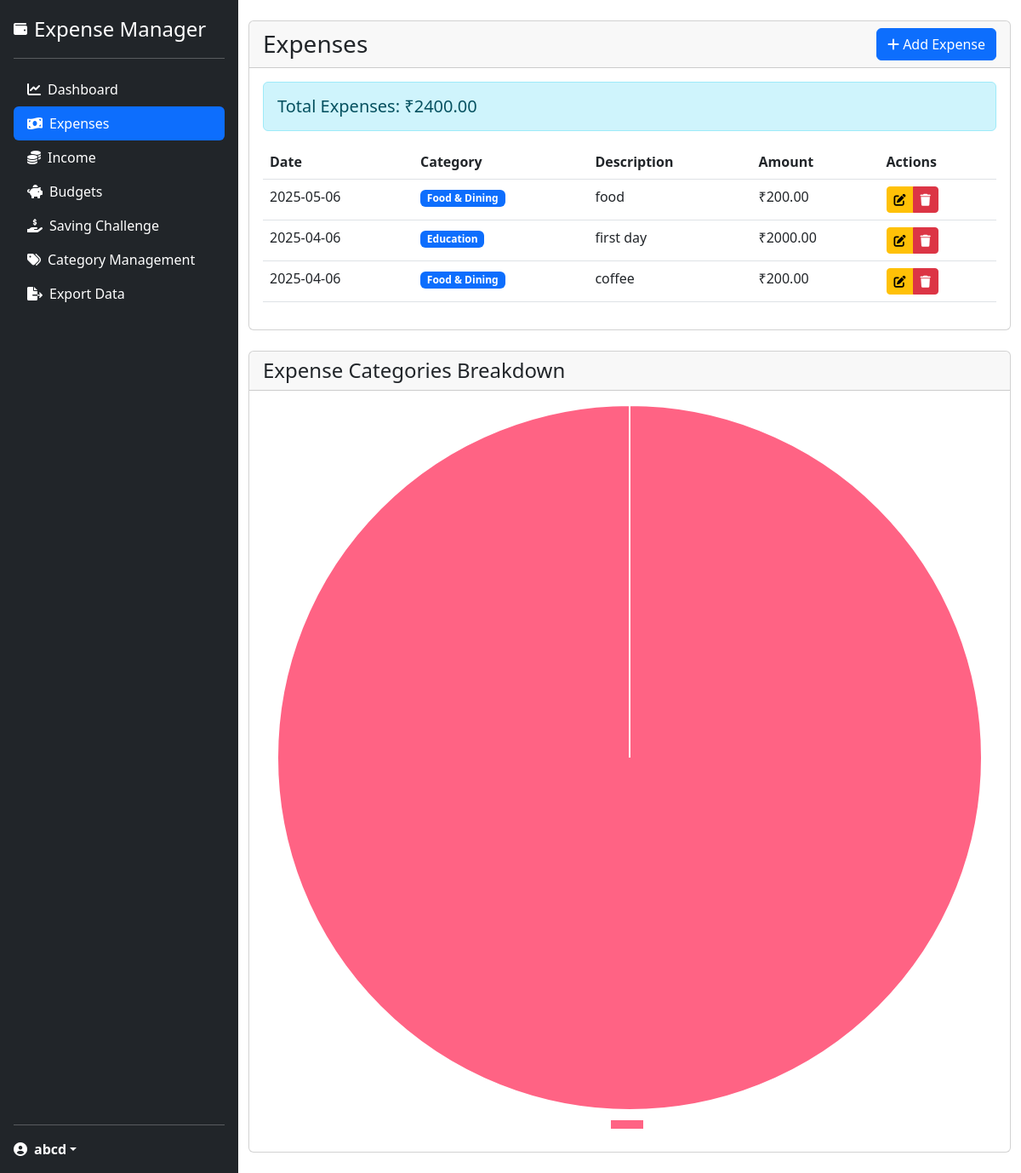
Page /expense/expenses (signed in) on the committed database.
### models.py (models this page shows, shortened)
class User(UserMixin, db.Model):
    id = db.Column(db.Integer, primary_key=True)
    username = db.Column(db.String(80), unique=True, nullable=False)
    email = db.Column(db.String(120), unique=True, nullable=False)
    password_hash = db.Column(db.String(128))
    expenses = db.relationship('Expense', backref='user', lazy=True)
    expense_categories = db.relationship('ExpenseCategory', backref='user', lazy=True)
    incomes = db.relationship('Income', backref='user', lazy=True)
    budgets = db.relationship('Budget', backref='user', lazy=True)
    savings_challenges = db.relationship('SavingsChallenge', backref='user', lazy=True)
    recurring_expenses = db.relationship('RecurringExpense', backref='user', lazy=True)
    expense_streaks = db.relationship('ExpenseStreak', backref='user', lazy=True)

class Expense(db.Model):
    id = db.Column(db.Integer, primary_key=True)
    amount = db.Column(db.Float, nullable=False)
    category_id = db.Column(db.Integer, db.ForeignKey('expense_category.id'), nullable=False)
    description = db.Column(db.String(200))
    date = db.Column(db.DateTime, nullable=False, default=datetime.utcnow)
    user_id = db.Column(db.Integer, db.ForeignKey('user.id'), nullable=False)

class ExpenseCategory(db.Model):
    id = db.Column(db.Integer, primary_key=True)
    name = db.Column(db.String(50), nullable=False)
    description = db.Column(db.String(200))
    is_default = db.Column(db.Boolean, default=False)
    user_id = db.Column(db.Integer, db.ForeignKey('user.id'), nullable=False)
    expenses = db.relationship('Expense', backref='category_info', lazy=True)

### expenses.py (the view)
@expenses.route('/expenses')
@login_required
def list_expenses():
    expenses = Expense.query.filter_by(user_id=current_user.id).order_by(Expense.date.desc()).all()
    total_expenses = sum(expense.amount for expense in expenses)
    return render_template('expenses/list.html', expenses=expenses, total_expenses=total_expenses)

### app.py (called while the page is built)
@login_manager.user_loader
def load_user(user_id):
    return User.query.get(int(user_id))

### templates/expenses/list.html (shortened to what this page needs)
{% extends "base.html" %}
{% block content %}
<div class="card">
    <div class="card-header d-flex justify-content-between align-items-center">
        <h3 class="mb-0">Expenses</h3>
        <a href="{{ url_for('expenses.add_expense') }}" class="btn btn-primary">
            <i class="fas fa-plus"></i> Add Expense
        </a>
    </div>
    <div class="card-body">
        <div class="alert alert-info">
            <h5 class="mb-0">Total Expenses: ₹{{ "%.2f"|format(total_expenses) }}</h5>
        </div>
        {% if expenses %}
        <div class="table-responsive">
            <table class="table table-hover">
                <thead>
                    <tr>
                        <th>Date</th>
                        <th>Category</th>
                        <th>Description</th>
                        <th>Amount</th>
                        <th>Actions</th>
                    </tr>
                </thead>
                <tbody>
                    {% for expense in expenses %}
                    <tr>
                        <td>{{ expense.date.strftime('%Y-%m-%d') }}</td>
                        <td>
                            <span class="badge bg-primary">{{ expense.category_info.name }}</span>
                        </td>
                        <td>{{ expense.description or 'No description' }}</td>
                        <td>₹{{ "%.2f"|format(expense.amount) }}</td>
                        <td>
                            <div class="btn-group" role="group">
                                <a href="{{ url_for('expenses.edit_expense', id=expense.id) }}" class="btn btn-sm btn-warning">
                                    <i class="fas fa-edit"></i>
                                </a>
                                <a href="{{ url_for('expenses.delete_expense', id=expense.id) }}"
                                   class="btn btn-sm btn-danger"
                                   onclick="return confirm('Are you sure you want to delete this expense?');">
                                    <i class="fas fa-trash"></i>
                                </a>
                            </div>
                        </td>
                    </tr>
                    {% endfor %}
                </tbody>
            </table>
        </div>
        {% else %}
        <div class="text-center py-4">
            <p class="text-muted mb-0">No expenses found. Start by adding your first expense!</p>
        </div>
        {% endif %}
    </div>
</div>
<div class="card mt-4">
    <div class="card-header">
        <h4 class="mb-0">Expense Categories Breakdown</h4>
    </div>
    <div class="card-body">
        <canvas id="categoryChart"></canvas>
    </div>
</div>
{% endblock %}
{% block scripts %}
<script>
const ctx = document.getElementById('categoryChart').getContext('2d');
const categories = {};
{% for expense in expenses %}
    if ('{{ expense.category }}' in categories) {
        categories['{{ expense.category }}'] += {{ expense.amount }};
    } else {
        categories['{{ expense.category }}'] = {{ expense.amount }};
    }
{% endfor %}
new Chart(ctx, {
    type: 'pie',
    data: {
        labels: Object.keys(categories),
        datasets: [{
            data: Object.values(categories),
            backgroundColor: [
                '#FF6384', '#36A2EB', '#FFCE56', '#4BC0C0', '#9966FF',
                '#FF9F40', '#FF6384', '#36A2EB', '#FFCE56', '#4BC0C0'
            ]
        }]
    },
    options: {
        responsive: true,
        plugins: {
            legend: {
                position: 'bottom'
            }
        }
    }
});
</script>
{% endblock %}

### templates/base.html (shortened to what this page needs)
<!DOCTYPE html>
<html lang="en">
<head>
    <link href="https://cdn.jsdelivr.net/npm/bootstrap@5.3.0/dist/css/bootstrap.min.css" rel="stylesheet">
    <link href="https://cdnjs.cloudflare.com/ajax/libs/font-awesome/6.0.0/css/all.min.css" rel="stylesheet">
</head>
<body>
    <div class="d-flex">
        {% if current_user.is_authenticated %}
        <div class="d-flex flex-column flex-shrink-0 p-3 text-white bg-dark" style="width: 280px; min-height: 100vh;">
            <a href="{{ url_for('index') }}" class="d-flex align-items-center mb-3 mb-md-0 me-md-auto text-white text-decoration-none">
                <i class="fas fa-wallet me-2"></i>
                <span class="fs-4">Expense Manager</span>
            </a>
            <hr>
            <ul class="nav nav-pills flex-column mb-auto">
                <li class="nav-item">
                    <a href="{{ url_for('dashboard') }}" class="nav-link text-white {{ 'active' if request.endpoint == 'dashboard' }}">
                        <i class="fas fa-chart-line me-2"></i>Dashboard
                    </a>
                </li>
                <li>
                    <a href="{{ url_for('expenses.list_expenses') }}" class="nav-link text-white {{ 'active' if request.endpoint.startswith('expenses.') }}">
                        <i class="fas fa-money-bill-wave me-2"></i>Expenses
                    </a>
                </li>
                <li>
                    <a href="{{ url_for('incomes.list_incomes') }}" class="nav-link text-white {{ 'active' if request.endpoint.startswith('incomes.') }}">
                        <i class="fas fa-coins me-2"></i>Income
                    </a>
                </li>
                <li>
                    <a href="{{ url_for('budgets.list_budgets') }}" class="nav-link text-white {{ 'active' if request.endpoint.startswith('budgets.') }}">
                        <i class="fas fa-piggy-bank me-2"></i>Budgets
                    </a>
                </li>
                <li>
                    <a href="{{ url_for('savings.list_challenges') }}" class="nav-link text-white {{ 'active' if request.endpoint.startswith('savings.') }}">
                        <i class="fas fa-hand-holding-usd me-2"></i>Saving Challenge
                    </a>
                </li>
                <li>
                    <a href="{{ url_for('categories.list_categories') }}" class="nav-link text-white {{ 'active' if request.endpoint.startswith('categories.') }}">
                        <i class="fas fa-tags me-2"></i>Category Management
                    </a>
                </li>
                <li>
                    <a href="{{ url_for('export_data.export_interface') }}" class="nav-link text-white {{ 'active' if request.endpoint.startswith('export_data.') }}">
                        <i class="fas fa-file-export me-2"></i>Export Data
                    </a>
                </li>
            </ul>
            <hr>
            <div class="dropdown">
                <a href="{{ url_for('auth.profile') }}" class="d-flex align-items-center text-white text-decoration-none dropdown-toggle" id="dropdownUser1" data-bs-toggle="dropdown" aria-expanded="false">
                    <i class="fas fa-user-circle me-2"></i>
                    <strong>{{ current_user.username }}</strong>
                </a>
            </div>
        </div>
        {% endif %}
        <div class="flex-grow-1">
            <div class="container py-4">
        {% block content %}{% endblock %}
    </div>
    {% block scripts %}{% endblock %}
</body>
</html>

### rows in the picture
User: username "abcd"
Expense: date "2025-05-06", category_info.name "Food & Dining", description "food", amount "200.00"
Expense: date "2025-04-06", category_info.name "Education", description "first day", amount "2000.00"
Expense: date "2025-04-06", category_info.name "Food & Dining", description "coffee", amount "200.00"

### other values in the picture
{{ "%.2f"|format(total_expenses) }} "2400.00"
